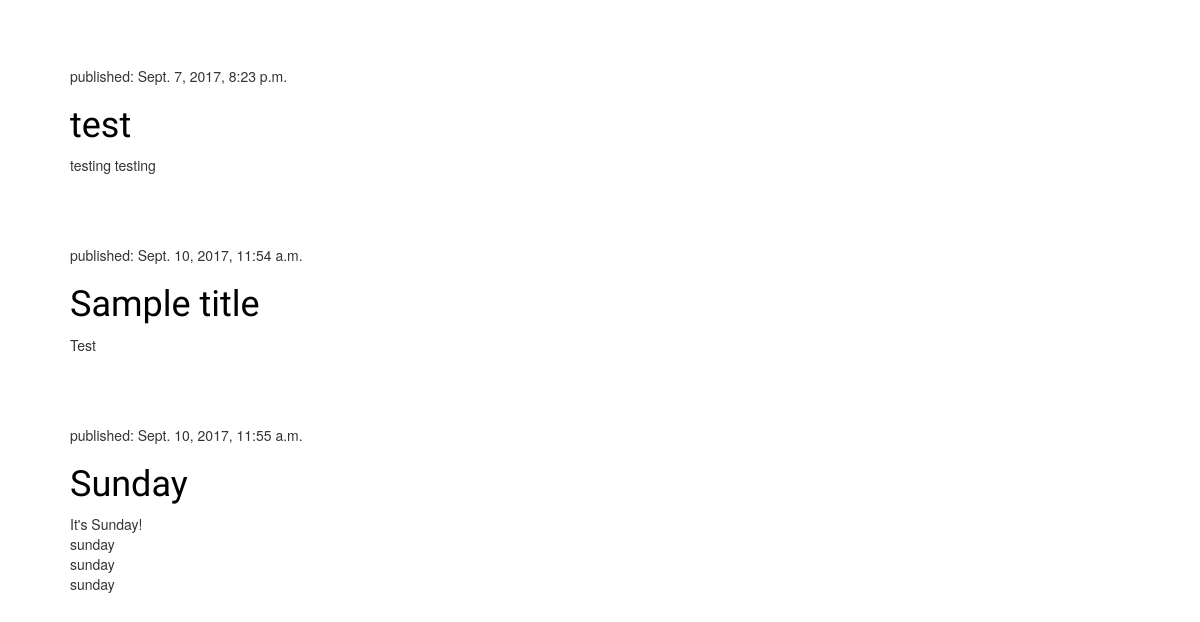
The app's page / (lower part), older data.
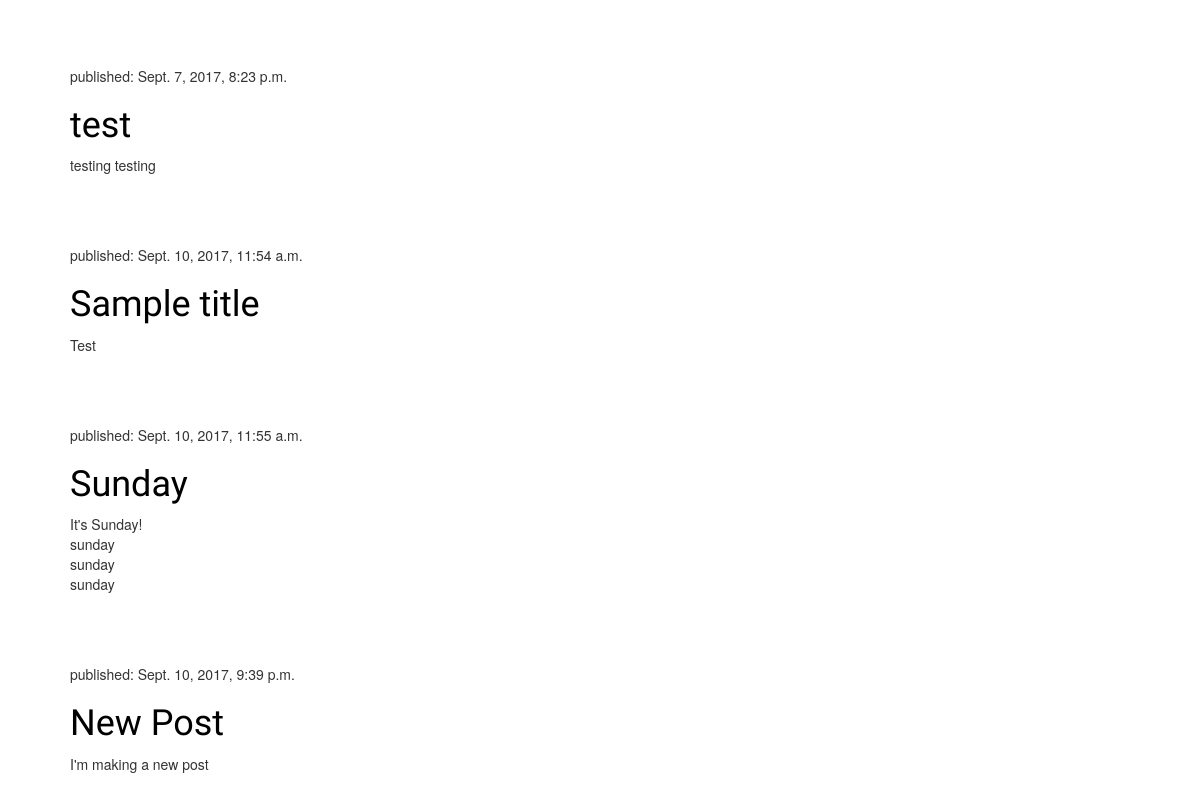
The same page, newer data.
### blog/models.py (models this page shows, shortened)
class Post(models.Model):
    author = models.ForeignKey('auth.User')
    title = models.CharField(max_length=200)
    text = models.TextField()
    created_date = models.DateTimeField(default=timezone.now)
    published_date = models.DateTimeField(blank=True, null=True)

### blog/views.py (the view)
# urls.py: url(r'^$',views.post_list,name='post_list')
def post_list(request):
    posts = Post.objects.filter(published_date__lte=timezone.now()).order_by('published_date')
    return render(request, 'blog/post_list.html',{'posts':posts})

### blog/templates/blog/post_list.html (shortened to what this page needs)
{% load staticfiles %}
<!DOCTYPE html>
<html>
  <head>
    <link rel="stylesheet" href="//maxcdn.bootstrapcdn.com/bootstrap/3.2.0/css/bootstrap.min.css">
    <link rel="stylesheet" href="//maxcdn.bootstrapcdn.com/bootstrap/3.2.0/css/bootstrap-theme.min.css">
    <link rel="stylesheet" href="{% static 'css/blog.css' %}">
  </head>
  <body>
    <div class="content container">
      <div class="row">
        <div class="col-md-8">
          {% for post in posts %}
          <div class="post">
            <p>published: {{ post.published_date }}</p>
            <h1><a href="">{{ post.title }}</a></h1>
            <p>{{ post.text|linebreaksbr }}</p>
          </div>
          {% endfor %}
        </div>
      </div>
    </div>
  </body>
</html>

### blog/static/css/blog.css (style rules this page uses)
h1 a { color: #303741; font-family: Lobster; }
body { padding-left: 15px; }
.content { margin-left: 40px; }
h1, h2, h3, h4 { font-family: 'Lobster', cursive; }
.post { margin-bottom: 70px; }
.post h1 a, .post h1 a:visited { color: #000000; }

Row changes from the older to the newer data that the page shows:
added Post: published_date "Sept. 10, 2017, 9:39 p.m.", title "New Post", text "I'm making a new post"
